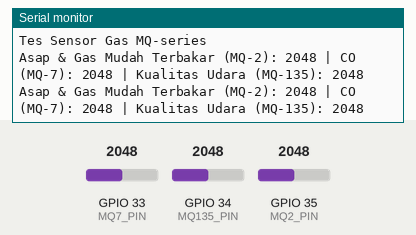
The sketch below on a simulated ESP32. Shown: the last lines printed to the serial monitor. Inputs (shaded band) come from the test bench; at power-on: GPIO 33 (MQ7_PIN) = 2048, GPIO 34 (MQ135_PIN) = 2048, GPIO 35 (MQ2_PIN) = 2048.

Above: at 1.8 s.
1.9 s: GPIO 33 (MQ7_PIN) set to 2866
At 2.8 s:
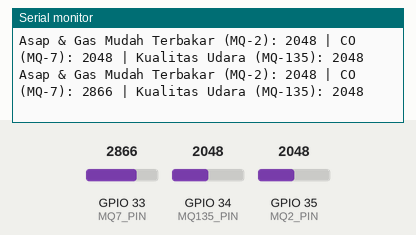
3.4 s: GPIO 34 (MQ135_PIN) set to 2866
At 4.7 s:
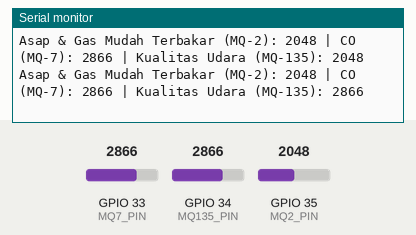
4.9 s: GPIO 35 (MQ2_PIN) set to 2866
At 5.7 s:
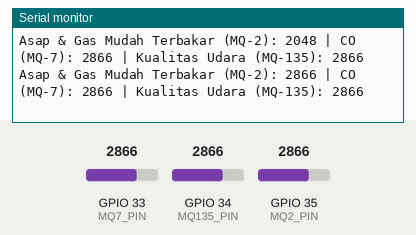
6.4 s: GPIO 33 (MQ7_PIN) set to 3603
At 7.4 s:
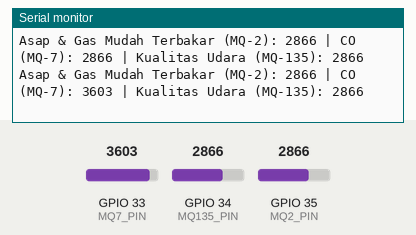
7.9 s: GPIO 34 (MQ135_PIN) set to 3603
At 8.8 s:
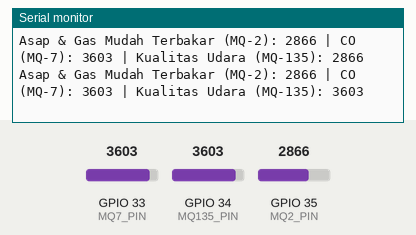
9.4 s: GPIO 35 (MQ2_PIN) set to 3603
At 10.8 s:
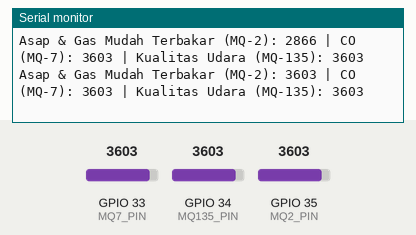
Timing chart, 0 to 11.9 s (numbered marks = the images above; inputs shaded):
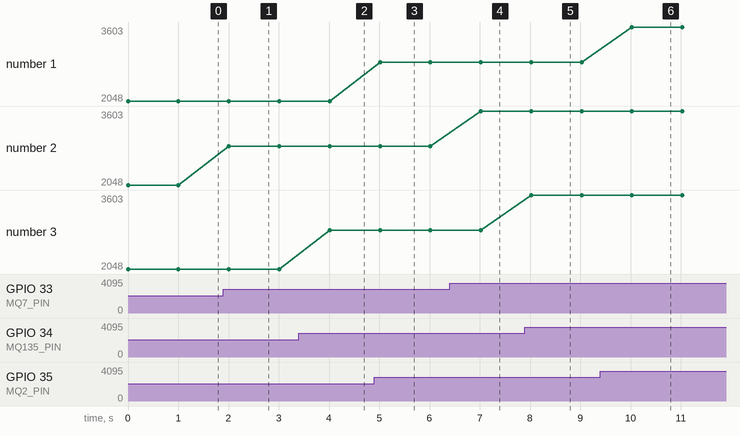

Measured:
- after the input at 1.9 s, the serial monitor: prints a new line after 0.11 s (image 1)
- after the input at 3.4 s, the serial monitor: prints a new line after 0.61 s (image 2)
- after the input at 4.9 s, the serial monitor: prints a new line after 0.12 s (image 3)
- after the input at 6.4 s, the serial monitor: prints a new line after 0.62 s (image 4)
- after the input at 7.9 s, the serial monitor: prints a new line after 0.12 s (image 5)
- after the input at 9.4 s, the serial monitor: prints a new line after 0.63 s (image 6)
- plotted number 2: 2048 → 2866 after the input at 1.9 s, 2866 → 3603 after the input at 6.4 s

The sketch:

test_MQ.ino
```cpp
#define MQ2_PIN   35  // Asap & LPG
#define MQ7_PIN   33  // Karbon monoksida
#define MQ135_PIN 34  // Kualitas udara umum

void setup() {
  Serial.begin(115200);
  Serial.println("Tes Sensor Gas MQ-series");
}

void loop() {
  int smokeGas = analogRead(MQ2_PIN);
  int carbonMonoxide = analogRead(MQ7_PIN);
  int airQuality = analogRead(MQ135_PIN);

  Serial.print("Asap & Gas Mudah Terbakar (MQ-2): ");
  Serial.print(smokeGas);
  Serial.print(" | CO (MQ-7): ");
  Serial.print(carbonMonoxide);
  Serial.print(" | Kualitas Udara (MQ-135): ");
  Serial.println(airQuality);

  delay(1000);
}
```
